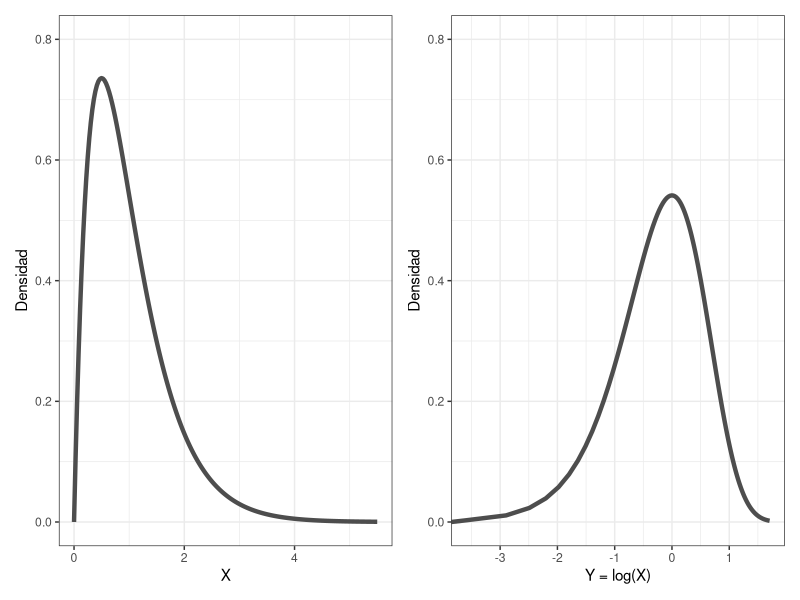
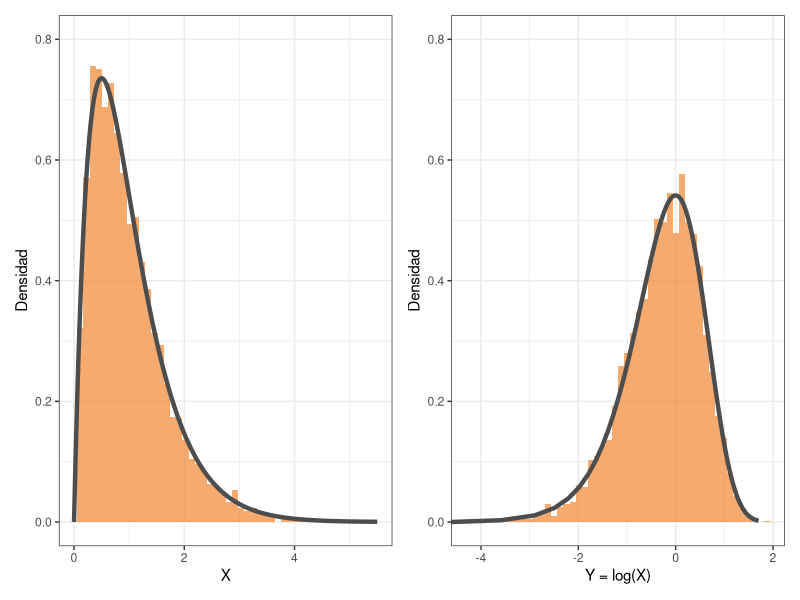

The R source for these figures, in order:
## ---- chunk 1
#| echo: false
#| include: false
library(dplyr)
library(ggplot2)
library(patchwork)

colores <- c(
    "#644296",
    "#F08533",
    "#3B78B0",
    "#D1352C"
)

semilla <- strsplit("metropolis hastings", "")[[1]] |>
    match(c(letters), nomatch = 0) |>
    sum()

set.seed(semilla)
## ---- chunk 2
#| echo: false
#| fig-align: center
#| fig-width: 12
#| fig-height: 5
#| fig-cap: leyenda...

x_grid <- seq(0, 5.5, length.out = 200)
x_pdf <- dgamma(x_grid, shape = 2, rate = 2)

y_grid <- log(x_grid)
y_pdf <- dgamma(exp(y_grid), shape = 2, rate = 2) * exp(y_grid)

p1 <- data.frame(x = x_grid, densidad = x_pdf) |>
  ggplot() +
  geom_line(
    aes(x = x, y = densidad),
    color = "grey30",
    linewidth = 1.5,
  ) +
  labs(x = "X", y = "Densidad") +
  lims(x = c(0, 5.5), y = c(0, 0.8)) +
  theme_bw()

p2 <- data.frame(x = y_grid, densidad = y_pdf) |>
  ggplot() +
  geom_line(
    aes(x = x, y = densidad),
    color = "grey30",
    linewidth = 1.5,
  ) +
  labs(x = "Y = log(X)", y = "Densidad") +
  lims(y = c(0, 0.8)) +
  theme_bw()

p1 | p2
## ---- chunk 3
#| echo: false
#| fig-align: center
#| fig-width: 12
#| fig-height: 5
#| fig-cap: otra leyenda...

x_rvs <- rgamma(5000, shape = 2, rate = 2)
y_rvs <- log(x_rvs)

p1_hist <- ggplot() +
  geom_histogram(
    aes(x = x, y = after_stat(density)),
    bins = 50,
    fill = colores[2],
    color = NA,
    alpha = 0.7,
    data = data.frame(x = x_rvs)
  ) + 
  geom_line(
    aes(x = x, y = densidad),
    color = "grey30",
    size = 1.5,
    data = data.frame(x = x_grid, densidad = x_pdf)
  ) +
  labs(x = "X", y = "Densidad") +
  lims(x = c(0, 5.5), y = c(0, 0.8)) +
  theme_bw()

p2_hist <- ggplot() +
  geom_histogram(
    aes(x = x, y = after_stat(density)),
    bins = 50,
    fill = colores[2],
    color = NA,
    alpha = 0.7,
    data = data.frame(x = y_rvs)
  ) + 
  geom_line(
    aes(x = x, y = densidad),
    color = "grey30",
    size = 1.5,
    data = data.frame(x = y_grid, densidad = y_pdf)
  ) +
  labs(x = "Y = log(X)", y = "Densidad") +
  lims(y = c(0, 0.8)) +
  theme_bw()

p1_hist | p2_hist
## ---- chunk 4
metropolis_hastings <- function(logp, x, n, sigma = NULL, mensajes = FALSE) {
  # ------------------------------------------------------------------------ #
  # Algortimo de Metropolis Hastings en escala logaritmica                   #
  #                                                                          #
  # Parámetros                                                               # 
  # ------------------------------------------------------------------------ #  
  # | logp     | Función de densidad objetivo, normalizada o sin normalizar, | 
  # |          | en escala logarítmica.                                      |
  # | x        | Posición inicial del algoritmo.                             |
  # | n        | Cantidad de muestras a obtener.                             |
  # | sigma    | Matriz de varianzas y covarianzas para la distribución de   |
  # |          | propuesta. Por defecto, es NULL y usa la matriz identidad.  |
  # | mensajes | Indica si se imprimen mensajes con información del          |
  # |          | algoritmo en cada paso. Por defecto, es FALSE.              |
  # ------------------------------------------------------------------------ # 
  #                                                                          #
  # Salida                                                                   #
  # ------------------------------------------------------------------------ #
  # | muestras | Matriz con las muestras obtenidas.                          |
  # ------------------------------------------------------------------------ #
  

  # Obtener dimensionalidad de la distribución objetivo a partir del punto inicial
  p <- length(x)

  # Inicializar matriz donde se guardan las muestras
  muestras <- matrix(NA, nrow = n, ncol = p)

  # Usar matriz diagonal unitaria para la distribución de propuesta cuando no se especifica
  if (is.null(sigma)) {
    sigma <- diag(p)
  }

  # Almacenar el punto inicial en la matriz de muestras
  muestras[1, ] <- x

  for (i in 1:(n - 1)) {
    # Obtener el valor de la muestra actual
    muestra_actual <- muestras[i, ]

    # Proponer un nuevo valor
    muestra_propuesta <- mvtnorm::rmvnorm(1, mean = muestra_actual, sigma = sigma)

    # Evaluar la log densidad en el valor actual y en el propuesto
    logp_propuesta <- logp(muestra_propuesta)
    logp_actual <- logp(muestra_actual)

    # Log densidad al pasar de muestra_propuesta a muestra_actual y viceversa
    # Pregunta: ¿Es necesario este paso?
    logq_actual <- mvtnorm::dmvnorm(muestra_actual, mean = muestra_propuesta, sigma = sigma, log = TRUE)
    logq_propuesta <- mvtnorm::dmvnorm(muestra_propuesta, mean = muestra_actual, sigma = sigma, log = TRUE)

    # Calcular log probabilidad de aceptación
    log_alpha <- (logp_propuesta + logq_actual) - (logp_actual + logq_propuesta)

    # Simular aceptación o rechazo
    log_u <- log(runif(1))

    aceptar <- log_u < log_alpha

    if (mensajes) {
      estado <- if (aceptar) "ACEPTAR" else "RECHAZAR"
      log_step_info(i, estado, logp_actual, logp_propuesta, logq_actual, logq_propuesta, log_alpha, log_u)
    }

    # Determinar siguiente paso en base al criterio de selección
    if (aceptar) {
      muestras[i + 1, ] <- muestra_propuesta
    } else {
      muestras[i + 1, ] <- muestra_actual
    }
  }
  # Devolver un vector si se trata de una distrbución univariada
  if (p == 1) {
    muestras <- as.vector(muestras)
  }
  return(muestras)
}

# Función auxiliar
log_step_info <- function(
  i, estado, logp_actual, logp_propuesta, logq_actual, logq_propuesta, log_alpha, log_u
) {
  cat(
    "Paso", i, estado,
    "\n---------------\n",
    "  logp actual:", logp_actual, "\n",
    "  logp propuesta:", logp_propuesta, "\n",
    "  logq actual:", logq_actual, "\n",
    "  logq propuesta:", logq_propuesta, "\n",
    "  log_alpha", log_alpha, "\n",
    "  log_u", log_u, "\n"
  )
}
